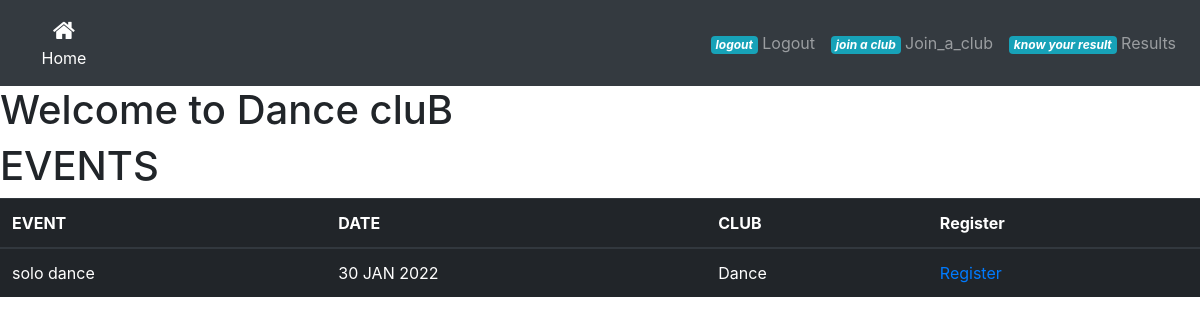
/danceclub, run on an earlier commit of the app's database.
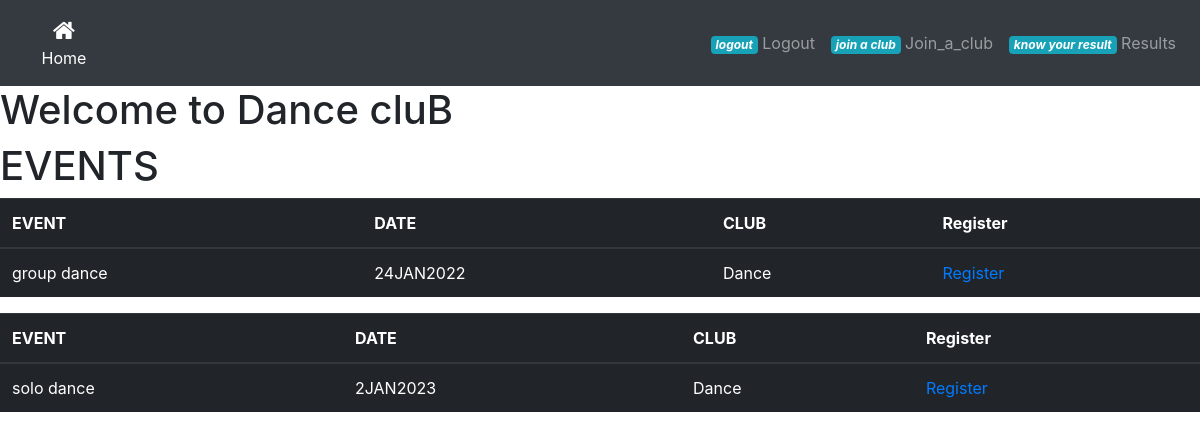
And on a later commit of the database.
### app.py (models this page shows, shortened)
class Event(db.Model,UserMixin):
    id=db.Column(db.Integer,primary_key=True)
    event_name=db.Column(db.String(50),nullable=False ,unique=True)
    date_created=db.Column(db.String(100))
    club_name=db.Column(db.String(100),nullable=False)

### app.py (the view)
@login_required
@app.route('/danceclub')
def danceclub():
    event_info=Event.query
    list=[]
    for i in event_info:
        if i.club_name=='Dance':
            list.append(i)
    return render_template('danceclub.html',list=list)

### templates/danceclub.html (shortened to what this page needs)
<!DOCTYPE html>
<html lang="en">
<head>
    <link rel="stylesheet" href="../static/css/navbar.css">
</head>
<body>
    <link href="//maxcdn.bootstrapcdn.com/bootstrap/4.1.1/css/bootstrap.min.css" rel="stylesheet" id="bootstrap-css">
<nav class="navbar navbar-icon-top navbar-expand-lg navbar-dark bg-dark">
  <div class="collapse navbar-collapse" id="navbarSupportedContent">
    <ul class="navbar-nav mr-auto">
      <li class="nav-item active">
        <a class="nav-link" href="{{url_for('dashboard')}}">
          <i class="fa fa-home"></i>
          Home
          </a>
      </li>
    </ul>
    <ul class="navbar-nav ">
      <li class="nav-item">
        <a class="nav-link" href="{{url_for('logout')}}">
          <i class="logout">
            <span class="badge badge-info">logout</span>
          </i>
          Logout
        </a>
      </li>
    </ul> <ul class="navbar-nav ">
      <li class="nav-item">
        <a class="nav-link" href="{{url_for('join_a_club',username=stu_name)}}">
          <i class="Club">
            <span class="badge badge-info">join a club</span>
          </i>
          Join_a_club
        </a>
      </li>
    </ul>
    <ul class="navbar-nav ">
      <li class="nav-item">
        <a class="nav-link" href="{{url_for('resultevent')}}">
          <i class="result">
            <span class="badge badge-info">know your result</span>
          </i>
          Results
        </a>
      </li>
    </ul>
  </div>
</nav>
    <h1>Welcome to Dance cluB</h1>
    <h1>EVENTS</h1>
    {% for i in list %}
    <table class="table table-dark">
      <thead>
        <tr>
          <th>EVENT</th>
          <th>DATE</th>
          <th>CLUB</th>
          <th>Register</th>
        </tr>
      </thead>
      <tbody>
        <tr>
          <td>{{i.event_name}}</td>
          <td>{{i.date_created}}</td>
          <td>{{i.club_name}}</td>
          <td><a href="{{url_for('participant',event_name=i.event_name)}}">Register</a></td>
    </table>
  {% endfor %}
</body>
</html>

What changed in the data, as far as the page shows it:
added Event: event_name "group dance", date_created "24JAN2022", club_name "Dance"
changed Event "solo dance": date_created "30 JAN 2022" → "2JAN2023"
